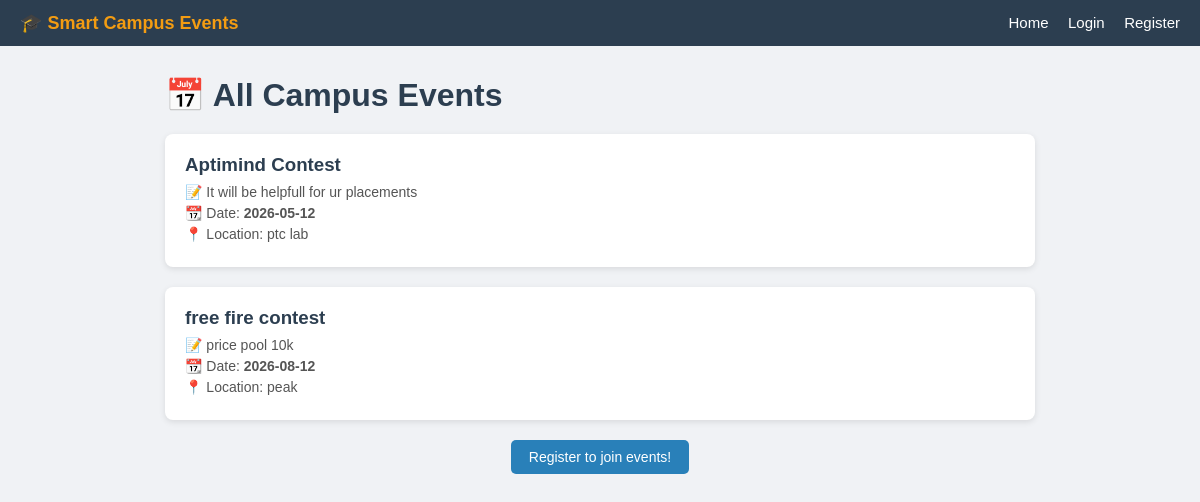
The app's page /events with its own data.
### models.py (models this page shows)
class Event(Base):
    __tablename__ = "events"
    id = Column(Integer, primary_key=True, index=True)
    title = Column(String(200), nullable=False)
    description = Column(Text, nullable=True)
    date = Column(String(50), nullable=False)
    location = Column(String(200), nullable=True)

### main.py (the view)
@app.get("/events", response_class=HTMLResponse)
def all_events(request: Request, db: Session = Depends(database.get_db)):
    events = db.query(models.Event).all()
    user = get_current_user(request, db)
    return templates.TemplateResponse(
        "events.html", {"request": request, "events": events, "user": user}
    )

### templates/events.html (shortened to what this page needs)
<!DOCTYPE html>
<html lang="en">
<head>
    <link rel="stylesheet" href="/static/style.css">
</head>
<body>
<nav>
    <span class="brand">🎓 Smart Campus Events</span>
    <div>
        <a href="/">Home</a>
        {% if user %}
            <a href="/dashboard">Dashboard</a>
            <a href="/logout">Logout</a>
        {% else %}
            <a href="/login">Login</a>
            <a href="/register">Register</a>
        {% endif %}
    </div>
</nav>
<div class="container">
    <h1>📅 All Campus Events</h1>
    {% if events %}
        {% for event in events %}
        <div class="card">
            <h3>{{ event.title }}</h3>
            <p>📝 {{ event.description }}</p>
            <p>📆 Date: <strong>{{ event.date }}</strong></p>
            <p>📍 Location: {{ event.location if event.location else "TBA" }}</p>
        </div>
        {% endfor %}
    {% else %}
        <div class="card">
            <p>No events have been scheduled yet. Check back later!</p>
        </div>
    {% endif %}
    {% if not user %}
    <p style="text-align:center; margin-top:20px;">
        <a href="/register" class="btn btn-primary">Register to join events!</a>
    </p>
    {% endif %}
</div>
</body>
</html>

### static/style.css (style rules this page uses)
* { margin: 0; padding: 0; box-sizing: border-box; }
body { font-family: Arial, sans-serif; background-color: #f0f2f5; color: #333; }
nav { background-color: #2c3e50; padding: 12px 20px; display: flex; justify-content: space-between; align-items: center; }
nav a { color: white; text-decoration: none; margin-left: 15px; font-size: 15px; }
nav .brand { font-size: 18px; font-weight: bold; color: #f39c12; }
.container { max-width: 900px; margin: 30px auto; padding: 0 15px; }
.card { background-color: white; border-radius: 8px; padding: 20px; margin-bottom: 20px; box-shadow: 0 2px 6px rgba(0,0,0,0.1); }
.card h3 { color: #2c3e50; margin-bottom: 8px; }
.card p { font-size: 14px; color: #555; margin-bottom: 5px; }
.btn { display: inline-block; padding: 9px 18px; border: none; border-radius: 5px; cursor: pointer; font-size: 14px; text-decoration: none; }
.btn-primary { background-color: #2980b9; color: white; }
h1 { color: #2c3e50; margin-bottom: 20px; }

### records on screen
Event: title "Aptimind Contest", description "It will be helpfull for ur placements", date "2026-05-12", location "ptc lab"
Event: title "free fire contest", description "price pool 10k", date "2026-08-12", location "peak"
